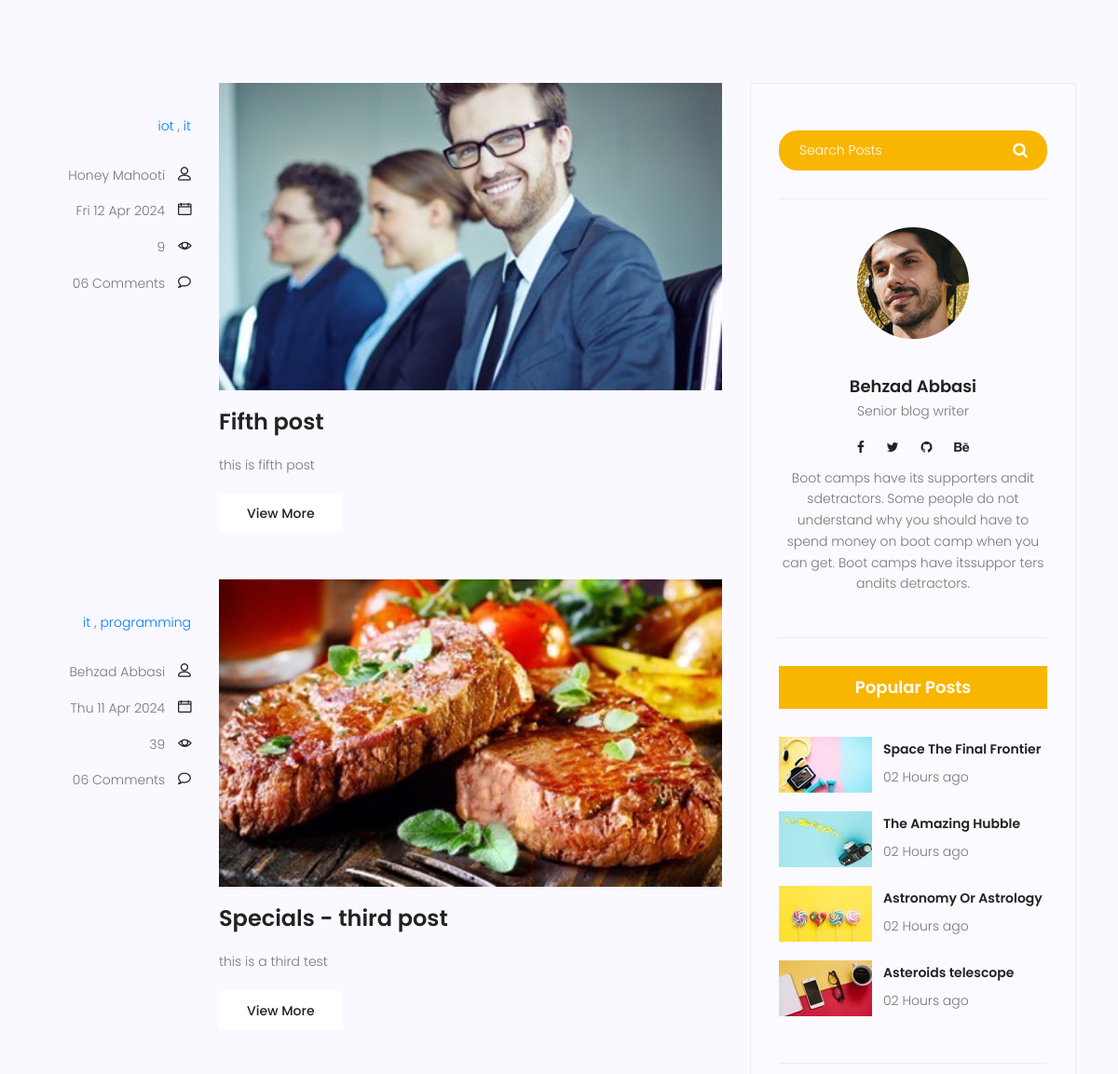
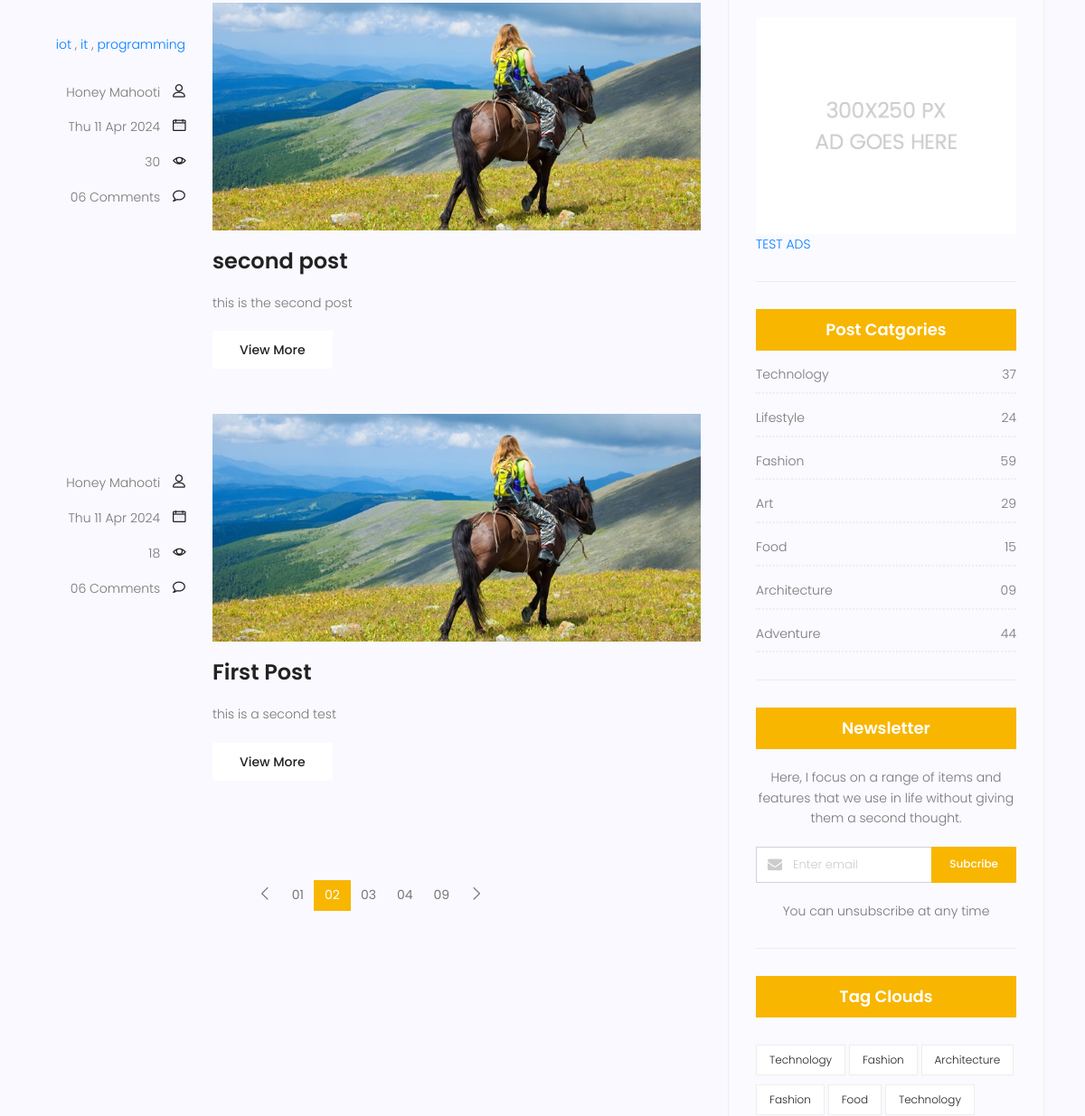
/blog/ (middle part), run on an earlier commit of the app's database (2 pictures, top to bottom).
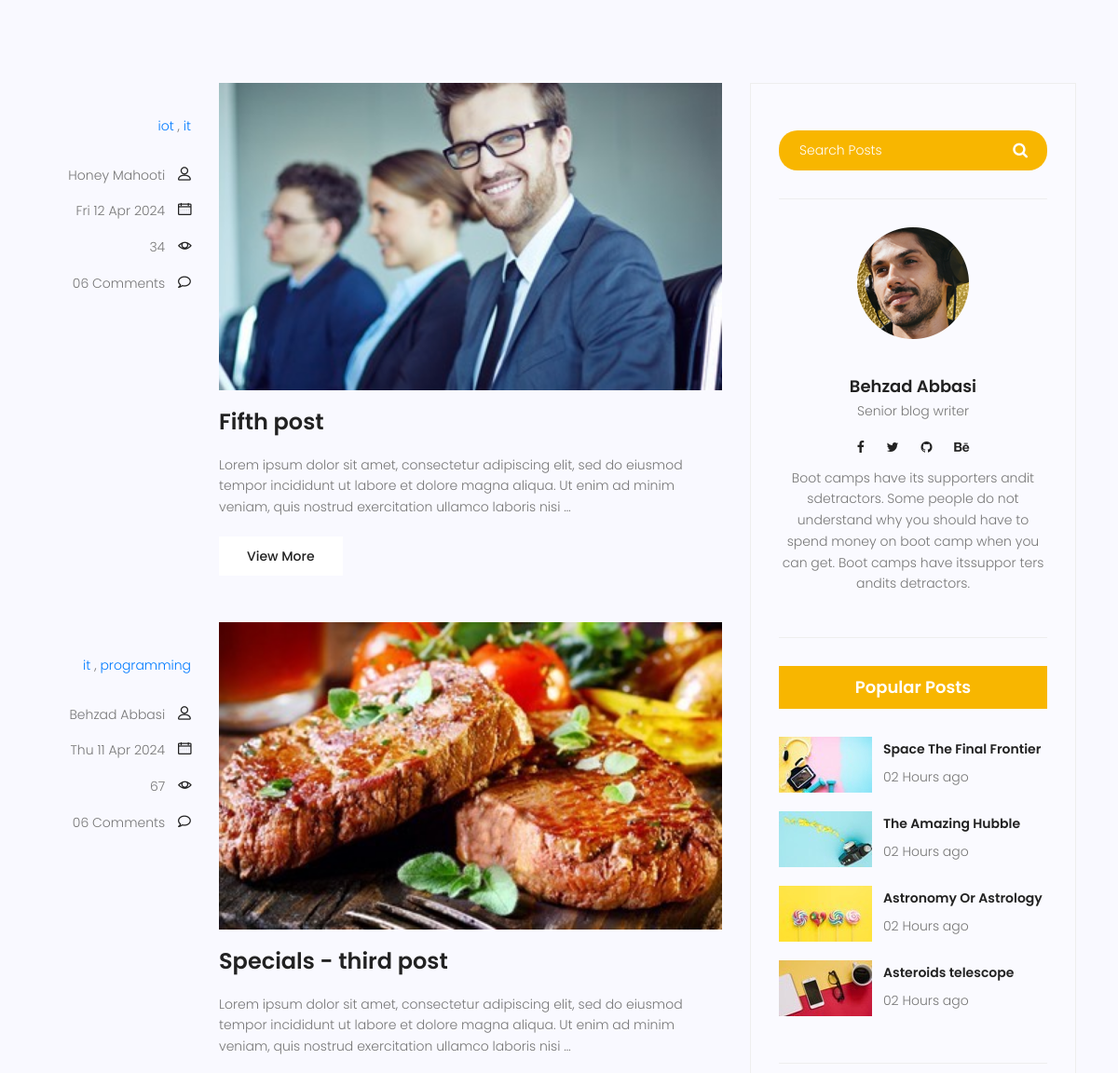
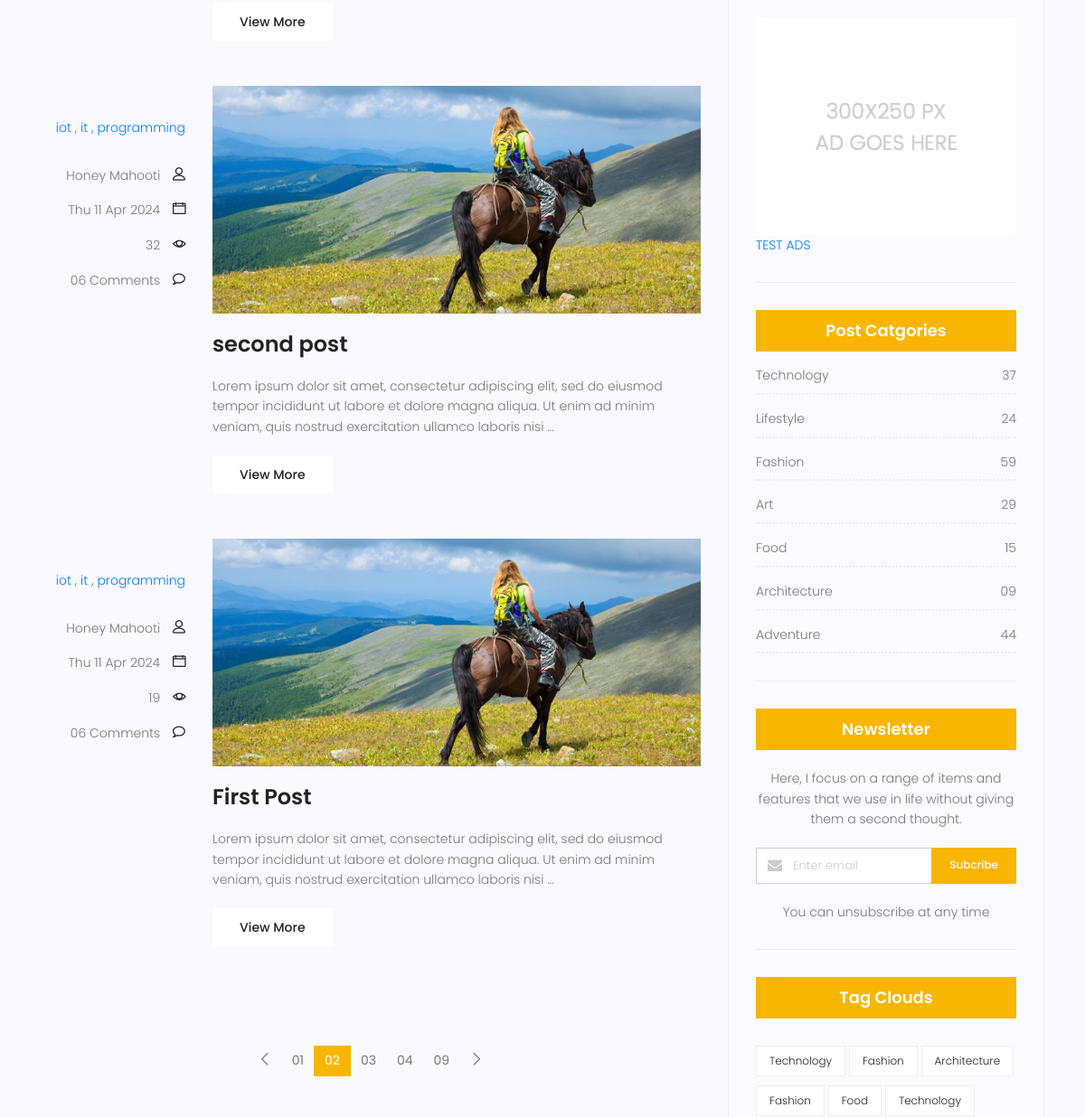
And on a later commit of the database (2 pictures, top to bottom).
### blog/models.py (models this page shows, shortened)
class Category(models.Model):
    name  = models.CharField(max_length=255)

class Post(models.Model):
    image = models.ImageField(upload_to='blog/', default='blog/default.jpg')
    author = models.ForeignKey(User, on_delete=models.SET_NULL, null=True)
    title = models.CharField(max_length=255)
    content = models.TextField()
    category= models.ManyToManyField(Category)
    counted_view=models.IntegerField(default=0) #(default = 0)
    status=models.BooleanField(default=False)
    published_date = models.DateTimeField(null=True)
    created_date = models.DateTimeField(auto_now_add=True)
    updated_date = models.DateTimeField(auto_now=True)
    class Meta:
        ordering=['-created_date']
        verbose_name='پست'
        verbose_name_plural='پست ها'

### blog/views.py (the view)
# urls.py: path('',blog_view, name='index'),
def blog_view(request):
    current_time = timezone.now()
    posts = Post.objects.filter(status =1 ,published_date__lte=current_time)
    context = {'posts': posts}
    return render (request, 'blog/blog-home.html',context)

### templates/blog/blog-home.html (shortened to what this page needs)
{% extends 'base.html' %}
{% load static %}
{% block content %}
<section class="top-category-widget-area pt-90 pb-90 ">
</section>
<section class="post-content-area">
	<div class="container">
		<div class="row">
			<div class="col-lg-8 posts-list">
				{% for post in posts %}
				<div class="single-post row">
					<div class="col-lg-3  col-md-3 meta-details">
						<ul class="tags">
							{% for cat in post.category.all%}
								<a href="#"> {{cat.name}} </a> {% if not forloop.last %},{%endif%}
							{% endfor %}
						</ul>
						<div class="user-details row">
							<p class="user-name col-lg-12 col-md-12 col-6"><a href="#">{{post.author.get_full_name}}</a> <span
									class="lnr lnr-user"></span></p>
							<p class="date col-lg-12 col-md-12 col-6"><a href="#">{{post.published_date | date:"D d M Y"}}</a> <span
									class="lnr lnr-calendar-full"></span></p>
							<p class="view col-lg-12 col-md-12 col-6"><a href="#">{{post.counted_view}}</a> <span
									class="lnr lnr-eye"></span></p>
							<p class="comments col-lg-12 col-md-12 col-6"><a href="#">06 Comments</a> <span
									class="lnr lnr-bubble"></span></p>
						</div>
					</div>
					<div class="col-lg-9 col-md-9 ">
						<div class="feature-img">
							<img class="img-fluid" src="{{post.image.url}}" alt="">
						</div>
						<a class="posts-title" href="{% url 'blog:single' pid=post.id %}">
							<h3>{{post.title}}</h3>
						</a>
						<p class="excert">
							{{post.content|truncatewords:30}}
						</p>
						<a href="/blog/{{post.id}}" class="primary-btn">View More</a>
					</div>
				</div>
				{% endfor %}
				<nav class="blog-pagination justify-content-center d-flex">
					<ul class="pagination">
						<li class="page-item">
							<a href="#" class="page-link" aria-label="Previous">
								<span aria-hidden="true">
									<span class="lnr lnr-chevron-left"></span>
								</span>
							</a>
						</li>
						<li class="page-item"><a href="#" class="page-link">01</a></li>
						<li class="page-item active"><a href="#" class="page-link">02</a></li>
						<li class="page-item"><a href="#" class="page-link">03</a></li>
						<li class="page-item"><a href="#" class="page-link">04</a></li>
						<li class="page-item"><a href="#" class="page-link">09</a></li>
						<li class="page-item">
							<a href="#" class="page-link" aria-label="Next">
								<span aria-hidden="true">
									<span class="lnr lnr-chevron-right"></span>
								</span>
							</a>
						</li>
					</ul>
				</nav>
			</div>
			<div class="col-lg-4 sidebar-widgets">
				<div class="widget-wrap">
					<div class="single-sidebar-widget search-widget">
						<form class="search-form" action="#">
							<input placeholder="Search Posts" name="search" type="text" onfocus="this.placeholder = ''"
								onblur="this.placeholder = 'Search Posts'">
							<button type="submit"><i class="fa fa-search"></i></button>
						</form>
					</div>
					{% include 'blog/blog-writer.html' %}
					<div class="single-sidebar-widget popular-post-widget">
						<h4 class="popular-title">Popular Posts</h4>
						<div class="popular-post-list">
							<div class="single-post-list d-flex flex-row align-items-center">
								<div class="thumb">
									<img class="img-fluid" src="{%static 'img/blog/pp1.jpg' %}" alt="">
								</div>
								<div class="details">
									<a href="blog-single.html">
										<h6>Space The Final Frontier</h6>
									</a>
									<p>02 Hours ago</p>
								</div>
							</div>
							<div class="single-post-list d-flex flex-row align-items-center">
								<div class="thumb">
									<img class="img-fluid" src="{%static 'img/blog/pp2.jpg' %}" alt="">
								</div>
								<div class="details">
									<a href="blog-single.html">
										<h6>The Amazing Hubble</h6>
									</a>
									<p>02 Hours ago</p>
								</div>
							</div>
							<div class="single-post-list d-flex flex-row align-items-center">
								<div class="thumb">
									<img class="img-fluid" src="{%static 'img/blog/pp3.jpg' %}" alt="">
								</div>
								<div class="details">
									<a href="blog-single.html">
										<h6>Astronomy Or Astrology</h6>
									</a>
									<p>02 Hours ago</p>
								</div>
							</div>
							<div class="single-post-list d-flex flex-row align-items-center">
								<div class="thumb">
									<img class="img-fluid" src="{%static 'img/blog/pp4.jpg' %}" alt="">
								</div>
								<div class="details">
									<a href="blog-single.html">
										<h6>Asteroids telescope</h6>
									</a>
									<p>02 Hours ago</p>
								</div>
							</div>
						</div>
					</div>
					{% include 'blog/blog-ads.html' %}
					<div class="single-sidebar-widget post-category-widget">
						<h4 class="category-title">Post Catgories</h4>
						<ul class="cat-list">
							<li>
								<a href="#" class="d-flex justify-content-between">
									<p>Technology</p>
									<p>37</p>
								</a>
							</li>
							<li>
								<a href="#" class="d-flex justify-content-between">
									<p>Lifestyle</p>
									<p>24</p>
								</a>
							</li>
							<li>
								<a href="#" class="d-flex justify-content-between">
									<p>Fashion</p>
									<p>59</p>
								</a>
							</li>
							<li>
								<a href="#" class="d-flex justify-content-between">
									<p>Art</p>
									<p>29</p>
								</a>
							</li>
							<li>
								<a href="#" class="d-flex justify-content-between">
									<p>Food</p>
									<p>15</p>
								</a>
							</li>
							<li>
								<a href="#" class="d-flex justify-content-between">
									<p>Architecture</p>
									<p>09</p>
								</a>
							</li>
							<li>
								<a href="#" class="d-flex justify-content-between">
									<p>Adventure</p>
									<p>44</p>
								</a>
							</li>
						</ul>
					</div>
					<div class="single-sidebar-widget newsletter-widget">
						<h4 class="newsletter-title">Newsletter</h4>
						<p>
							Here, I focus on a range of items and features that we use in life without
							giving them a second thought.
						</p>
						<div class="form-group d-flex flex-row">
							<div class="col-autos">
								<div class="input-group">
									<div class="input-group-prepend">
										<div class="input-group-text"><i class="fa fa-envelope" aria-hidden="true"></i>
										</div>
									</div>
									<input type="text" class="form-control" id="inlineFormInputGroup"
										placeholder="Enter email" onfocus="this.placeholder = ''"
										onblur="this.placeholder = 'Enter email'">
								</div>
							</div>
							<a href="#" class="bbtns">Subcribe</a>
						</div>
						<p class="text-bottom">
							You can unsubscribe at any time
						</p>
					</div>
					<div class="single-sidebar-widget tag-cloud-widget">
						<h4 class="tagcloud-title">Tag Clouds</h4>
						<ul>
							<li><a href="#">Technology</a></li>
							<li><a href="#">Fashion</a></li>
							<li><a href="#">Architecture</a></li>
							<li><a href="#">Fashion</a></li>
							<li><a href="#">Food</a></li>
							<li><a href="#">Technology</a></li>
						</ul>
					</div>
				</div>
			</div>
		</div>
	</div>
</section>
{% endblock %}

### templates/base.html (shortened to what this page needs)
{% load static %}
<!DOCTYPE html>
<html lang="zxx" class="no-js">
<head>
    <link rel="stylesheet" href="{% static 'css/linearicons.css' %}">
    <link rel="stylesheet" href="{% static 'css/font-awesome.min.css' %}">
    <link rel="stylesheet" href="{% static 'css/bootstrap.css' %}">
    <link rel="stylesheet" href="{% static 'css/magnific-popup.css' %}">
    <link rel="stylesheet" href="{% static 'css/jquery-ui.css' %}">
    <link rel="stylesheet" href="{% static 'css/nice-select.css' %}">
    <link rel="stylesheet" href="{% static 'css/animate.min.css' %}">
    <link rel="stylesheet" href="{% static 'css/owl.carousel.css' %}">
    <link rel="stylesheet" href="{% static 'css/main.css' %}">
</head>
<body>
    {% block content %}
    {% endblock %}
</body>
</html>

### templates/blog/blog-writer.html
{% load static %}
<div class="single-sidebar-widget user-info-widget">
    <img src="{%static 'img/blog/user-info.png" alt="">
    <a href="#">
        <h4>Behzad Abbasi</h4>
    </a>
    <p>
        Senior blog writer
    </p>
    <ul class="social-links">
        <li><a href="#"><i class="fa fa-facebook"></i></a></li>
        <li><a href="#"><i class="fa fa-twitter"></i></a></li>
        <li><a href="#"><i class="fa fa-github"></i></a></li>
        <li><a href="#"><i class="fa fa-behance"></i></a></li>
    </ul>
    <p>
        Boot camps have its supporters andit sdetractors. Some people do not understand why you
        should have to spend money on boot camp when you can get. Boot camps have itssuppor ters
        andits detractors.
    </p>
</div>

### templates/blog/blog-ads.html
{% load static %}
<div class="single-sidebar-widget ads-widget">
    <a href="#"><img class="img-fluid" src="{%static 'img/blog/ads-banner.jpg' %}" alt=""> TEST ADS </a>
</div>

What changed in the data, as far as the page shows it:
changed Post "Fifth post": counted_view "9" → "34"; content "this is fifth post" → "Lorem ipsum dolor sit amet, consectetur adipiscing elit, sed do eiusmod tempor incididunt ut labore et dolore magna aliqua. Ut enim ad minim veniam, quis nostrud exercitation ullamco laboris nisi …"
changed Post "Specials - third post": counted_view "39" → "67"; content "this is a third test" → "Lorem ipsum dolor sit amet, consectetur adipiscing elit, sed do eiusmod tempor incididunt ut labore et dolore magna aliqua. Ut enim ad minim veniam, quis nostrud exercitation ullamco laboris nisi …"
changed Post "second post": counted_view "30" → "32"; content "this is the second post" → "Lorem ipsum dolor sit amet, consectetur adipiscing elit, sed do eiusmod tempor incididunt ut labore et dolore magna aliqua. Ut enim ad minim veniam, quis nostrud exercitation ullamco laboris nisi …"
changed Post "First Post": gains Category (name "iot"); gains Category (name "it"); gains Category (name "programming"); counted_view "18" → "19"; content "this is a second test" → "Lorem ipsum dolor sit amet, consectetur adipiscing elit, sed do eiusmod tempor incididunt ut labore et dolore magna aliqua. Ut enim ad minim veniam, quis nostrud exercitation ullamco laboris nisi …"
